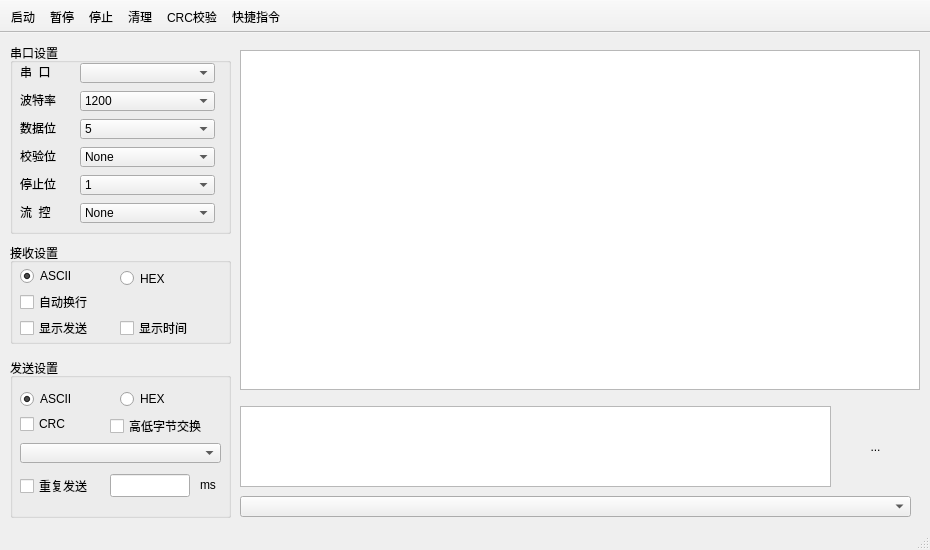
<?xml version="1.0" encoding="UTF-8"?>
<ui version="4.0">
 <class>MainWindowClass</class>
 <widget class="QMainWindow" name="MainWindowClass">
  <property name="geometry">
   <rect>
    <x>0</x>
    <y>0</y>
    <width>930</width>
    <height>550</height>
   </rect>
  </property>
  <property name="minimumSize">
   <size>
    <width>930</width>
    <height>550</height>
   </size>
  </property>
  <property name="windowTitle">
   <string>串口调试助手</string>
  </property>
  <property name="windowIcon">
   <iconset resource="MainWindow.qrc">
    <normaloff>:/img/ICON</normaloff>:/img/ICON</iconset>
  </property>
  <property name="documentMode">
   <bool>false</bool>
  </property>
  <widget class="QWidget" name="centralwidget">
   <widget class="QGroupBox" name="groupBox">
    <property name="geometry">
     <rect>
      <x>10</x>
      <y>10</y>
      <width>221</width>
      <height>191</height>
     </rect>
    </property>
    <property name="title">
     <string>串口设置</string>
    </property>
    <widget class="QLabel" name="label">
     <property name="geometry">
      <rect>
       <x>10</x>
       <y>21</y>
       <width>50</width>
       <height>16</height>
      </rect>
     </property>
     <property name="lineWidth">
      <number>2</number>
     </property>
     <property name="text">
      <string>串  口</string>
     </property>
     <property name="textFormat">
      <enum>Qt::AutoText</enum>
     </property>
    </widget>
    <widget class="QLabel" name="label_4">
     <property name="geometry">
      <rect>
       <x>10</x>
       <y>105</y>
       <width>50</width>
       <height>16</height>
      </rect>
     </property>
     <property name="text">
      <string>校验位</string>
     </property>
    </widget>
    <widget class="QLabel" name="label_3">
     <property name="geometry">
      <rect>
       <x>10</x>
       <y>77</y>
       <width>50</width>
       <height>16</height>
      </rect>
     </property>
     <property name="text">
      <string>数据位</string>
     </property>
    </widget>
    <widget class="QLabel" name="label_2">
     <property name="geometry">
      <rect>
       <x>10</x>
       <y>49</y>
       <width>50</width>
       <height>16</height>
      </rect>
     </property>
     <property name="text">
      <string>波特率</string>
     </property>
    </widget>
    <widget class="QLabel" name="label_5">
     <property name="geometry">
      <rect>
       <x>10</x>
       <y>133</y>
       <width>50</width>
       <height>16</height>
      </rect>
     </property>
     <property name="text">
      <string>停止位</string>
     </property>
    </widget>
    <widget class="QLabel" name="label_6">
     <property name="geometry">
      <rect>
       <x>10</x>
       <y>161</y>
       <width>50</width>
       <height>16</height>
      </rect>
     </property>
     <property name="text">
      <string>流  控</string>
     </property>
    </widget>
    <widget class="QComboBox" name="cmbSerialPort">
     <property name="geometry">
      <rect>
       <x>70</x>
       <y>20</y>
       <width>135</width>
       <height>20</height>
      </rect>
     </property>
    </widget>
    <widget class="QComboBox" name="comParity">
     <property name="geometry">
      <rect>
       <x>70</x>
       <y>104</y>
       <width>135</width>
       <height>20</height>
      </rect>
     </property>
     <item>
      <property name="text">
       <string>None</string>
      </property>
     </item>
     <item>
      <property name="text">
       <string>Even</string>
      </property>
     </item>
     <item>
      <property name="text">
       <string>Odd</string>
      </property>
     </item>
     <item>
      <property name="text">
       <string>Mark</string>
      </property>
     </item>
     <item>
      <property name="text">
       <string>Space</string>
      </property>
     </item>
    </widget>
    <widget class="QComboBox" name="comBaudRate">
     <property name="geometry">
      <rect>
       <x>70</x>
       <y>48</y>
       <width>135</width>
       <height>20</height>
      </rect>
     </property>
     <item>
      <property name="text">
       <string>1200</string>
      </property>
     </item>
     <item>
      <property name="text">
       <string>2400</string>
      </property>
     </item>
     <item>
      <property name="text">
       <string>4800</string>
      </property>
     </item>
     <item>
      <property name="text">
       <string>9600</string>
      </property>
     </item>
     <item>
      <property name="text">
       <string>19200</string>
      </property>
     </item>
     <item>
      <property name="text">
       <string>38400</string>
      </property>
     </item>
     <item>
      <property name="text">
       <string>57600</string>
      </property>
     </item>
     <item>
      <property name="text">
       <string>115200</string>
      </property>
     </item>
    </widget>
    <widget class="QComboBox" name="comDataBits">
     <property name="geometry">
      <rect>
       <x>70</x>
       <y>76</y>
       <width>135</width>
       <height>20</height>
      </rect>
     </property>
     <item>
      <property name="text">
       <string>5</string>
      </property>
     </item>
     <item>
      <property name="text">
       <string>6</string>
      </property>
     </item>
     <item>
      <property name="text">
       <string>7</string>
      </property>
     </item>
     <item>
      <property name="text">
       <string>8</string>
      </property>
     </item>
    </widget>
    <widget class="QComboBox" name="comFlowControl">
     <property name="geometry">
      <rect>
       <x>70</x>
       <y>160</y>
       <width>135</width>
       <height>20</height>
      </rect>
     </property>
     <item>
      <property name="text">
       <string>None</string>
      </property>
     </item>
     <item>
      <property name="text">
       <string>RTS/CTS</string>
      </property>
     </item>
     <item>
      <property name="text">
       <string>XON/XOFF</string>
      </property>
     </item>
    </widget>
    <widget class="QComboBox" name="comStopBits">
     <property name="geometry">
      <rect>
       <x>70</x>
       <y>132</y>
       <width>135</width>
       <height>20</height>
      </rect>
     </property>
     <item>
      <property name="text">
       <string>1</string>
      </property>
     </item>
     <item>
      <property name="text">
       <string>1.5</string>
      </property>
     </item>
     <item>
      <property name="text">
       <string>2</string>
      </property>
     </item>
    </widget>
   </widget>
   <widget class="QGroupBox" name="groupBox_2">
    <property name="geometry">
     <rect>
      <x>10</x>
      <y>210</y>
      <width>221</width>
      <height>101</height>
     </rect>
    </property>
    <property name="title">
     <string>接收设置</string>
    </property>
    <widget class="QRadioButton" name="radioRxHex">
     <property name="geometry">
      <rect>
       <x>110</x>
       <y>25</y>
       <width>71</width>
       <height>21</height>
      </rect>
     </property>
     <property name="text">
      <string>HEX</string>
     </property>
    </widget>
    <widget class="QRadioButton" name="radioRxAscii">
     <property name="geometry">
      <rect>
       <x>10</x>
       <y>25</y>
       <width>71</width>
       <height>16</height>
      </rect>
     </property>
     <property name="font">
      <font>
       <italic>false</italic>
      </font>
     </property>
     <property name="text">
      <string>ASCII</string>
     </property>
     <property name="checked">
      <bool>true</bool>
     </property>
    </widget>
    <widget class="QCheckBox" name="cbxWordWrap">
     <property name="geometry">
      <rect>
       <x>10</x>
       <y>51</y>
       <width>101</width>
       <height>16</height>
      </rect>
     </property>
     <property name="text">
      <string>自动换行</string>
     </property>
    </widget>
    <widget class="QCheckBox" name="cbxShowTime">
     <property name="geometry">
      <rect>
       <x>110</x>
       <y>77</y>
       <width>91</width>
       <height>16</height>
      </rect>
     </property>
     <property name="text">
      <string>显示时间</string>
     </property>
    </widget>
    <widget class="QCheckBox" name="cbxShowSend">
     <property name="geometry">
      <rect>
       <x>10</x>
       <y>77</y>
       <width>91</width>
       <height>16</height>
      </rect>
     </property>
     <property name="text">
      <string>显示发送</string>
     </property>
    </widget>
   </widget>
   <widget class="QGroupBox" name="groupBox_3">
    <property name="geometry">
     <rect>
      <x>10</x>
      <y>325</y>
      <width>221</width>
      <height>160</height>
     </rect>
    </property>
    <property name="title">
     <string>发送设置</string>
    </property>
    <widget class="QRadioButton" name="radioTxHex">
     <property name="geometry">
      <rect>
       <x>110</x>
       <y>33</y>
       <width>71</width>
       <height>16</height>
      </rect>
     </property>
     <property name="text">
      <string>HEX</string>
     </property>
    </widget>
    <widget class="QLabel" name="label_7">
     <property name="geometry">
      <rect>
       <x>190</x>
       <y>115</y>
       <width>21</width>
       <height>23</height>
      </rect>
     </property>
     <property name="text">
      <string>ms</string>
     </property>
    </widget>
    <widget class="QLineEdit" name="lineEditRepeat">
     <property name="geometry">
      <rect>
       <x>100</x>
       <y>116</y>
       <width>80</width>
       <height>23</height>
      </rect>
     </property>
     <property name="echoMode">
      <enum>QLineEdit::Normal</enum>
     </property>
     <property name="dragEnabled">
      <bool>false</bool>
     </property>
    </widget>
    <widget class="QCheckBox" name="cbxCRC">
     <property name="geometry">
      <rect>
       <x>10</x>
       <y>58</y>
       <width>71</width>
       <height>16</height>
      </rect>
     </property>
     <property name="text">
      <string>CRC</string>
     </property>
    </widget>
    <widget class="QCheckBox" name="cbxCRCExchange">
     <property name="geometry">
      <rect>
       <x>100</x>
       <y>60</y>
       <width>121</width>
       <height>16</height>
      </rect>
     </property>
     <property name="text">
      <string>高低字节交换</string>
     </property>
     <property name="checkable">
      <bool>true</bool>
     </property>
    </widget>
    <widget class="QComboBox" name="cmbCRCType">
     <property name="geometry">
      <rect>
       <x>10</x>
       <y>85</y>
       <width>201</width>
       <height>20</height>
      </rect>
     </property>
    </widget>
    <widget class="QCheckBox" name="cbxRepeat">
     <property name="geometry">
      <rect>
       <x>10</x>
       <y>120</y>
       <width>91</width>
       <height>16</height>
      </rect>
     </property>
     <property name="text">
      <string>重复发送</string>
     </property>
    </widget>
    <widget class="QRadioButton" name="radioTxAscii">
     <property name="geometry">
      <rect>
       <x>10</x>
       <y>33</y>
       <width>71</width>
       <height>16</height>
      </rect>
     </property>
     <property name="text">
      <string>ASCII</string>
     </property>
     <property name="checked">
      <bool>true</bool>
     </property>
    </widget>
   </widget>
   <widget class="QTextBrowser" name="textShowRx">
    <property name="geometry">
     <rect>
      <x>240</x>
      <y>17</y>
      <width>680</width>
      <height>340</height>
     </rect>
    </property>
    <property name="html">
     <string>&lt;!DOCTYPE HTML PUBLIC &quot;-//W3C//DTD HTML 4.0//EN&quot; &quot;http://www.w3.org/TR/REC-html40/strict.dtd&quot;&gt;
&lt;html&gt;&lt;head&gt;&lt;meta name=&quot;qrichtext&quot; content=&quot;1&quot; /&gt;&lt;style type=&quot;text/css&quot;&gt;
p, li { white-space: pre-wrap; }
&lt;/style&gt;&lt;/head&gt;&lt;body style=&quot; font-family:'SimSun'; font-size:9pt; font-weight:400; font-style:normal;&quot;&gt;
&lt;p style=&quot;-qt-paragraph-type:empty; margin-top:0px; margin-bottom:0px; margin-left:0px; margin-right:0px; -qt-block-indent:0; text-indent:0px;&quot;&gt;&lt;br /&gt;&lt;/p&gt;&lt;/body&gt;&lt;/html&gt;</string>
    </property>
   </widget>
   <widget class="QTextEdit" name="textEditTx">
    <property name="geometry">
     <rect>
      <x>240</x>
      <y>373</y>
      <width>591</width>
      <height>81</height>
     </rect>
    </property>
   </widget>
   <widget class="QToolButton" name="btnSend">
    <property name="geometry">
     <rect>
      <x>835</x>
      <y>373</y>
      <width>81</width>
      <height>81</height>
     </rect>
    </property>
    <property name="focusPolicy">
     <enum>Qt::NoFocus</enum>
    </property>
    <property name="toolTip">
     <string>发送</string>
    </property>
    <property name="styleSheet">
     <string notr="true">QToolButton#btnSend{
	
	border-radius: 10px;
	border:0px;
}

QToolButton#btnSend:hover{
    background-color: rgba(117,208,249,100);
}</string>
    </property>
    <property name="text">
     <string>...</string>
    </property>
    <property name="icon">
     <iconset resource="MainWindow.qrc">
      <normaloff>:/img/发送</normaloff>:/img/发送</iconset>
    </property>
    <property name="iconSize">
     <size>
      <width>60</width>
      <height>60</height>
     </size>
    </property>
   </widget>
   <widget class="QComboBox" name="cmbSendHistory">
    <property name="geometry">
     <rect>
      <x>240</x>
      <y>463</y>
      <width>671</width>
      <height>21</height>
     </rect>
    </property>
   </widget>
  </widget>
  <widget class="QStatusBar" name="statusbar"/>
  <widget class="QToolBar" name="toolBar">
   <property name="enabled">
    <bool>true</bool>
   </property>
   <property name="maximumSize">
    <size>
     <width>16777215</width>
     <height>40</height>
    </size>
   </property>
   <property name="windowTitle">
    <string>toolBar</string>
   </property>
   <property name="movable">
    <bool>false</bool>
   </property>
   <property name="iconSize">
    <size>
     <width>40</width>
     <height>40</height>
    </size>
   </property>
   <attribute name="toolBarArea">
    <enum>TopToolBarArea</enum>
   </attribute>
   <attribute name="toolBarBreak">
    <bool>false</bool>
   </attribute>
   <addaction name="start"/>
   <addaction name="pause"/>
   <addaction name="stop"/>
   <addaction name="clean"/>
   <addaction name="CRC"/>
   <addaction name="CMD"/>
  </widget>
  <action name="start">
   <property name="checkable">
    <bool>true</bool>
   </property>
   <property name="icon">
    <iconset resource="MainWindow.qrc">
     <normaloff>:/img/启动</normaloff>:/img/启动</iconset>
   </property>
   <property name="text">
    <string>启动</string>
   </property>
  </action>
  <action name="pause">
   <property name="checkable">
    <bool>true</bool>
   </property>
   <property name="icon">
    <iconset resource="MainWindow.qrc">
     <normaloff>:/img/暂停</normaloff>:/img/暂停</iconset>
   </property>
   <property name="text">
    <string>暂停</string>
   </property>
  </action>
  <action name="stop">
   <property name="checkable">
    <bool>true</bool>
   </property>
   <property name="icon">
    <iconset resource="MainWindow.qrc">
     <normaloff>:/img/停止</normaloff>:/img/停止</iconset>
   </property>
   <property name="text">
    <string>停止</string>
   </property>
   <property name="toolTip">
    <string>停止</string>
   </property>
  </action>
  <action name="clean">
   <property name="icon">
    <iconset resource="MainWindow.qrc">
     <normaloff>:/img/清理</normaloff>:/img/清理</iconset>
   </property>
   <property name="text">
    <string>清理</string>
   </property>
  </action>
  <action name="CRC">
   <property name="icon">
    <iconset resource="MainWindow.qrc">
     <normaloff>:/img/CRC</normaloff>:/img/CRC</iconset>
   </property>
   <property name="text">
    <string>CRC校验</string>
   </property>
   <property name="toolTip">
    <string>CRC校验</string>
   </property>
  </action>
  <action name="CMD">
   <property name="icon">
    <iconset resource="MainWindow.qrc">
     <normaloff>:/img/CMD</normaloff>:/img/CMD</iconset>
   </property>
   <property name="text">
    <string>快捷指令</string>
   </property>
   <property name="toolTip">
    <string>快捷指令</string>
   </property>
  </action>
 </widget>
 <resources>
  <include location="MainWindow.qrc"/>
 </resources>
 <connections/>
</ui>
